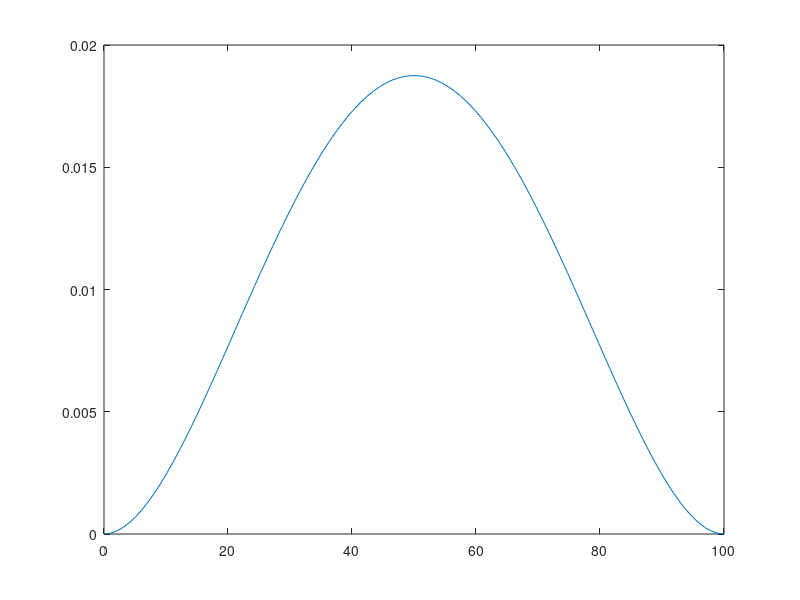

This figure's MATLAB source: (Note: this script raises an error after producing the figure.)
a = 0;
b = 50;
c = 100;

x = linspace(0,100,100);
alph = (4*b+c-5*a)/(c-a);
bet  = (5*c-a-4*b)/(c-a);
fx = (x-a).^(alph-1).*(c-x).^(bet-1)./(beta(alph,bet).*(c-a).^(alph+bet-1));
plot(x,fx)

pdf = @(x) (x-a).^(alph-1).*(c-x).^(bet-1)./(beta(alph,bet).*(c-a).^(alph+bet-1));
sample = linspace(0, 100, 1000);
pdf_sample = pdf(sample);
rand_num = randpdf(pdf_sample, sample, [100000 1]);
histogram(rand_num,200)
